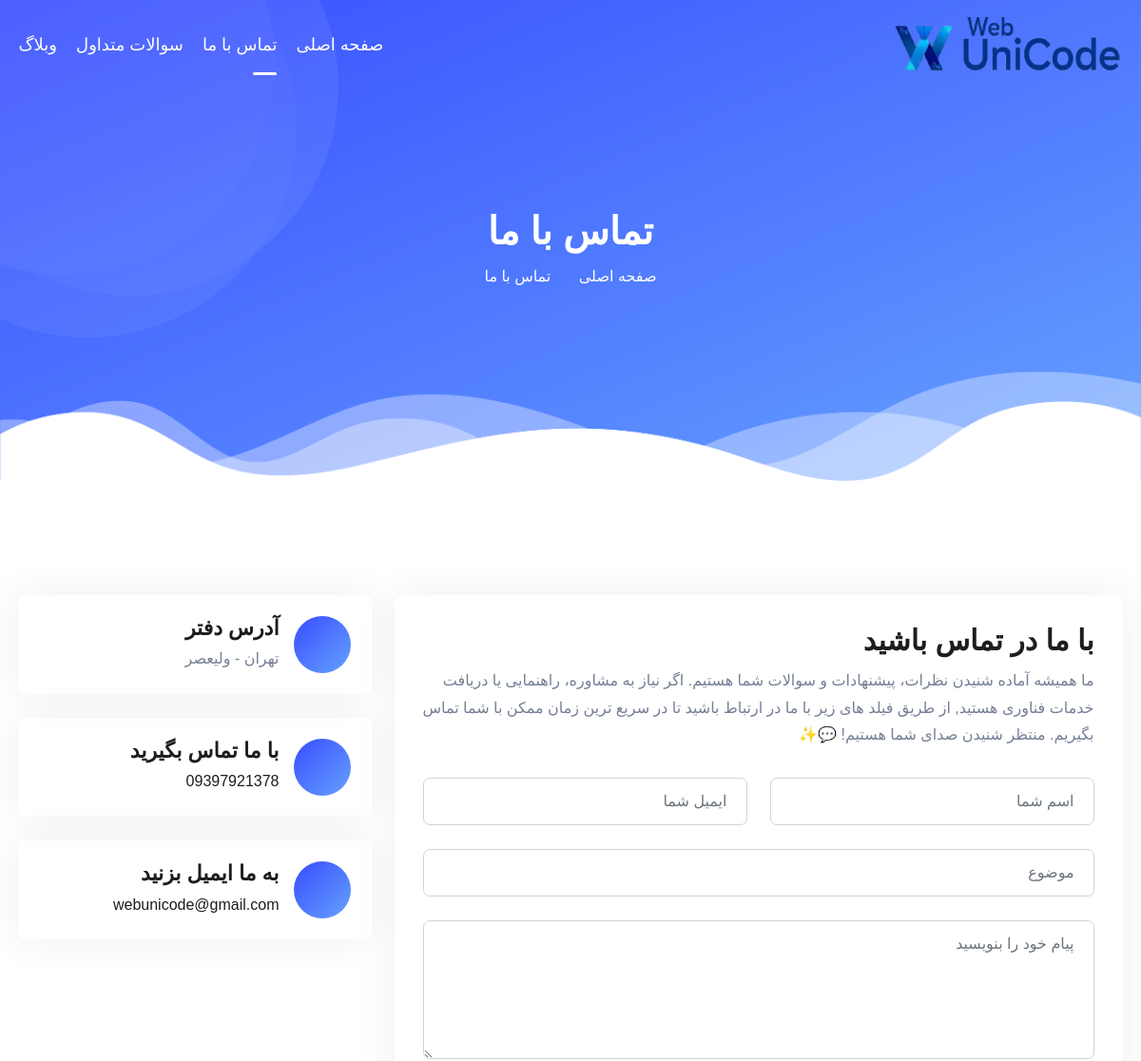
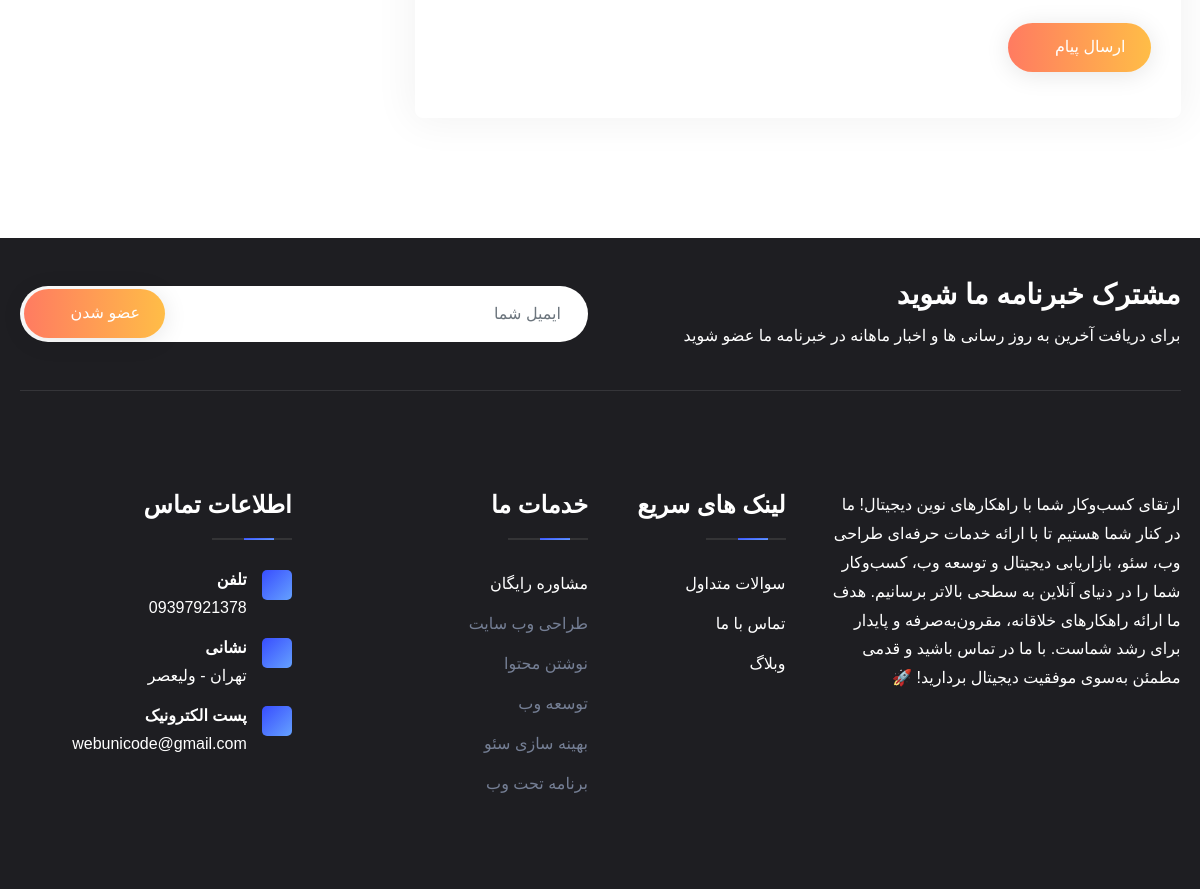
Page /contact/ on the committed database (2 pictures, top to bottom).
### core/models.py (models this page shows, shortened)
class SiteSettings(models.Model):
    about_us_text = models.TextField(null=True, blank=True, verbose_name="متن درباره ما")
    contact_us_text = models.TextField(null=True, blank=True, verbose_name="متن تماس با ما")
    address = models.CharField(max_length=250, null=True, blank=True, verbose_name="آدرس ما")
    phone = models.CharField(max_length=250, null=True, blank=True, verbose_name="تلفن تماس")
    email = models.CharField(max_length=250, null=True, blank=True, verbose_name="ایمیل")
    class Meta:
        verbose_name = "تنظیمات"
        verbose_name_plural = "تنظیمات"

### core/views.py (the view, shortened to what this page needs)
# urls.py: path('contact/', views.ContactView.as_view(), name='contact'),
class ContactView(View):
    def get(self, request):
        site_settings = SiteSettings.objects.first()
        form = ContactUsForm()
        return render(request, 'core/contact.html', {'site_settings': site_settings, 'form': form})

### core/forms.py
class ContactUsForm(forms.ModelForm):
    class Meta:
        model = ContactUs
        fields = '__all__'

### core/templates/core/contact.html (shortened to what this page needs)
{% extends 'base.html' %}
{% load static %}
{% block content %}
    <div class="site-breadcrumb">
        <div class="container">
            <h2 class="breadcrumb-title">تماس با ما</h2>
            <ul class="breadcrumb-menu">
                <li><a href="{% url 'core:home' %}">صفحه اصلی</a></li>
                <li class="active">تماس با ما</li>
            </ul>
        </div>
        <div class="hero-shape">
            <img src="{% static 'main/img/shape/03.svg' %}" alt>
        </div>
        <div class="hero-right-circles"></div>
    </div>
    <div class="contact-area py-120">
        <div class="container">
            <div class="contact-wrapper">
                <div class="row">
                    <div class="col-lg-8 align-self-center">
                        <div class="contact-form">
                            <div class="contact-form-header">
                                <h2>با ما در تماس باشید</h2>
                                <p>{{ site_settings.contact_us_text }}</p>
                            </div>
                                <form method="post" id="contact-form">
                                <div class="row">
                                    <div class="col-md-6">
                                        <div class="form-group">
                                            <input type="text" class="form-control" name="name" placeholder="اسم شما" required>
                                        </div>
                                    </div>
                                    <div class="col-md-6">
                                        <div class="form-group">
                                            <input type="email" class="form-control" name="email" placeholder="ایمیل شما" required>
                                        </div>
                                    </div>
                                </div>
                                <div class="form-group">
                                    <input type="text" class="form-control" name="subject" placeholder="موضوع" required>
                                </div>
                                <div class="form-group">
                                    <textarea name="message" cols="30" rows="5" class="form-control" placeholder="پیام خود را بنویسید"></textarea>
                                </div>
                                <button type="submit" class="theme-btn">ارسال
                                    پیام <i class="far fa-paper-plane"></i></button>
                            </form>
                        </div>
                    </div>
                    <div class="col-lg-4">
                        <div class="contact-content">
                            <div class="contact-info">
                                <div class="contact-info-icon">
                                    <i class="fas fa-map-marker-alt"></i>
                                </div>
                                <div class="contact-info-content">
                                    <h5>آدرس دفتر</h5>
                                    <p>{{ site_settings.address }}</p>
                                </div>
                            </div>
                            <div class="contact-info">
                                <div class="contact-info-icon">
                                    <i class="fas fa-phone"></i>
                                </div>
                                <div class="contact-info-content">
                                    <h5>با ما تماس بگیرید</h5>
                                    <a href="tel:{{ site_settings.phone }}">
                                        <p>{{ site_settings.phone }}</p>
                                    </a>
                                </div>
                            </div>
                            <div class="contact-info">
                                <div class="contact-info-icon">
                                    <i class="fas fa-envelope"></i>
                                </div>
                                <div class="contact-info-content">
                                    <h5>به ما ایمیل بزنید</h5>
                                    <p><a href="mailto:{{ site_settings.email }}" class="__cf_email__">{{ site_settings.email }}</a></p>
                                </div>
                            </div>
                        </div>
                    </div>
                </div>
            </div>
        </div>
    </div>
{% endblock %}

### templates/base.html (shortened to what this page needs)
{% load static %}
<!DOCTYPE html>
<html lang="en">
<head>
    <link rel="stylesheet" href="{% static 'main/css/bootstrap.min.css' %}">
    <link rel="stylesheet" href="{% static 'main/css/all-fontawesome.min.css' %}">
    <link rel="stylesheet" href="{% static 'main/css/themify-icons.css' %}">
    <link rel="stylesheet" href="{% static 'main/css/flaticon.css' %}">
    <link rel="stylesheet" href="{% static 'main/css/animate.min.css' %}">
    <link rel="stylesheet" href="{% static 'main/css/magnific-popup.min.css' %}">
    <link rel="stylesheet" href="{% static 'main/css/owl.carousel.min.css' %}">
    <link rel="stylesheet" href="{% static 'main/css/style.css' %}">
</head>
<body>
<header class="header">
    <div class="main-navigation">
        <nav class="navbar navbar-expand-lg">
            <div class="container">
                <a class="navbar-brand" href="{% url 'core:home' %}">
                    <img src="{% static 'main/img/logo/WebUniCodeImage.png' %}" class="logo-display" alt="logo" style="height: 85px; width: 250px">
                </a>
                <div class="collapse navbar-collapse" id="main_nav">
                    <ul class="navbar-nav">
                        <li class="nav-item dropdown">
                            <a class="nav-link {% if request.resolver_match.url_name == 'home' %}active{% endif %}" href="{% url 'core:home' %}">صفحه اصلی</a>
                        </li>
                        <li class="nav-item"><a class="nav-link {% if request.resolver_match.url_name == 'contact' %}active{% endif %}" href="{% url 'core:contact' %}">تماس با ما</a></li>
                        <li class="nav-item"><a class="nav-link {% if request.resolver_match.url_name == 'faq' %}active{% endif %}" href="{% url 'core:faq' %}" >سوالات متداول</a></li>
                        <li class="nav-item dropdown"><a class="nav-link {% if request.resolver_match.url_name == 'article_list' %}active{% endif %}" href="{% url 'blog:article_list' %}" >وبلاگ</a></li>
                    </ul>
                </div>
            </div>
        </nav>
    </div>
</header>
<main class="main">
    {% block content %}
    {% endblock %}
</main>
<footer class="footer-area">
    <div class="footer-widget">
        <div class="container">
            <div class="footer-top pt-40 pb-40">
                <div class="footer-newsletter">
                    <div class="row align-items-center">
                        <div class="col-md-6">
                            <div class="footer-newsletter-content">
                                <h3>مشترک خبرنامه ما شوید</h3>
                                <p>برای دریافت آخرین به روز رسانی ها و اخبار ماهانه در خبرنامه ما عضو شوید</p>
                            </div>
                        </div>
                        <div class="col-md-6">
                            <div class="subscribe-form">
                                <form method="post">
                                    <div class="form-group">
                                        <input name="email" type="email" class="form-control" placeholder="ایمیل شما">
                                        <button class="theme-btn" type="submit">
                                            عضو شدن <i class="far fa-paper-plane"></i>
                                        </button>
                                    </div>
                                </form>
                            </div>
                        </div>
                    </div>
                </div>
            </div>
            <div class="row footer-widget-wrapper pt-100 pb-70">
                <div class="col-md-6 col-lg-4">
                    <div class="footer-widget-box about-us">
                        <p class="mb-3">
                            {{ site_settings.about_us_text }}
                        </p>
                    </div>
                </div>
                <div class="col-md-6 col-lg-2">
                    <div class="footer-widget-box list">
                        <h4 class="footer-widget-title">لینک های سریع</h4>
                        <ul class="footer-list">
                            <li><a href="{% url 'core:faq' %}">سوالات متداول</a></li>
                            <li><a href="{% url 'core:contact' %}">تماس با ما</a></li>
                            <li><a href="{% url 'blog:article_list' %}">وبلاگ</a></li>
                        </ul>
                    </div>
                </div>
                <div class="col-md-6 col-lg-3">
                    <div class="footer-widget-box list">
                        <h4 class="footer-widget-title">خدمات ما</h4>
                        <ul class="footer-list">
                            <li><a href="{% url 'core:contact' %}">مشاوره رایگان</a></li>
                            <li><a>طراحی وب سایت</a></li>
                            <li><a>نوشتن محتوا</a></li>
                            <li><a>توسعه وب</a></li>
                            <li><a>بهینه سازی سئو</a></li>
                            <li><a>برنامه تحت وب</a></li>
                        </ul>
                    </div>
                </div>
                <div class="col-md-6 col-lg-3">
                    <div class="footer-widget-box list">
                        <h4 class="footer-widget-title">اطلاعات تماس</h4>
                        <ul class="footer-contact">
                            <li>
                                <i class="fas fa-phone"></i>
                                <a>
                                    <h6>تلفن</h6>
                                    <p>{{ site_settings.phone }}</p>
                                </a>
                            </li>
                            <li>
                                <i class="fas fa-map-marker-alt"></i>
                                <a>
                                    <h6>نشانی</h6>
                                    <p>{{ site_settings.address }}</p>
                                </a>
                            </li>
                            <li>
                                <i class="fas fa-envelope"></i>
                                <a>
                                    <h6>پست الکترونیک</h6>
                                    <p>{{ site_settings.email }}</p>
                                </a>
                            </li>
                        </ul>
                    </div>
                </div>
            </div>
        </div>
    </div>
</footer>
</body>
</html>

### rows in the picture
SiteSettings: contact_us_text "ما همیشه آماده شنیدن نظرات، پیشنهادات و سوالات شما هستیم. اگر نیاز به مشاوره، راهنمایی یا دریافت خدمات فناوری هستید, از طریق فیلد های زیر با ما در ارتباط باشید تا در سریع ترین زمان ممکن با شما تماس بگیریم. منتظر شنیدن صدای شما هستیم! 💬✨", address "تهران - ولیعصر", phone "09397921378", email "webunicode@gmail.com", about_us_text "ارتقای کسب‌وکار شما با راهکارهای نوین دیجیتال! ما در کنار شما هستیم تا با ارائه خدمات حرفه‌ای طراحی وب، سئو، بازاریابی دیجیتال و توسعه وب، کسب‌وکار شما را در دنیای آنلاین به سطحی بالاتر برسانیم. هدف ما ارائه راهکارهای خلاقانه، مقرون‌به‌صرفه و پایدار برای رشد شماست. با ما در تماس باشید و قدمی مطمئن به‌سوی موفقیت دیجیتال بردارید! 🚀"
